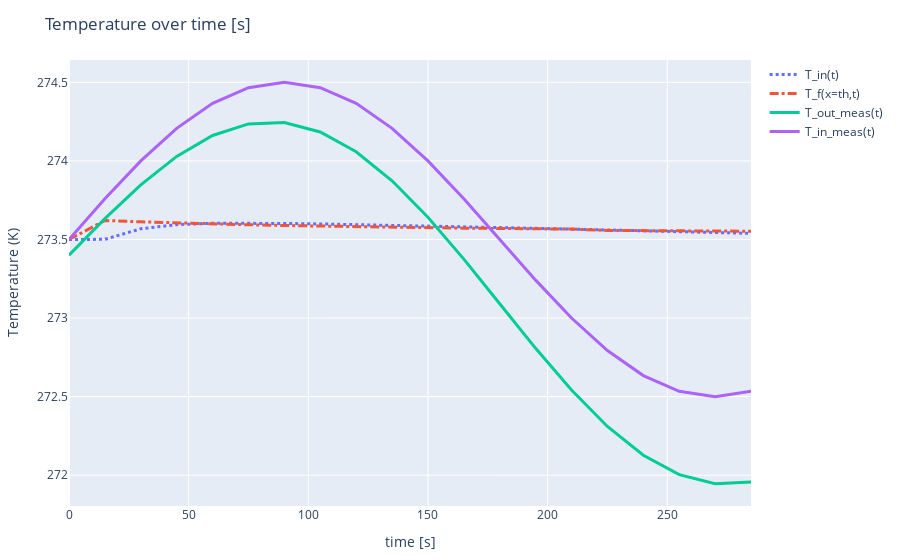

The notebook cell saved with this chart:
### Code cell
labels = ["T_in(t)","T_f(x=th,t)","T_out_meas(t)","T_in_meas(t)"];
vals = [T_in[1:end-1], T_f[end, 1:end-1], T_out_meas[1:end-1], T_in_meas[1:end-1]]
linewidths = [3,3,3,3]
dashtypes = ["dot", "dashdot", "none", "none"]


traces = [PlotlyJS.scatter(x=vec(time_val),  y=val, mode="lines", name=label, line=attr(width=lw, dash=dt)) for (val,label, lw, dt) in zip(vals, labels, linewidths, dashtypes)];


p3 = PlotlyJS.plot(traces, Layout(;title="Temperature over time [s]", showlegend=true, xaxis_title=" time [s]", yaxis_title="Temperature (K)" ),  config=PlotConfig(scrollZoom=false));
p3

### Figure 1 — Plotly figure (JSON) as saved in the notebook; plotly's stock layout.template omitted (floating-point values rounded to 4 significant figures)
{"data": [{"line": {"dash": "dot", "width": 3}, "mode": "lines", "name": "T_in(t)", "type": "scatter", "x": [0, 15, 30, 45, 60, 75, 90, 105, 120, 135, 150, 165, 180, 195, 210, 225, 240, 255, 270, 285, 300], "y": [273.5, 273.5, 273.6, 273.6, 273.6, 273.6, 273.6, 273.6, 273.6, 273.6, 273.6, 273.6, 273.6, 273.6, 273.6, 273.6, 273.6, 273.5, 273.5, 273.5]}, {"line": {"dash": "dashdot", "width": 3}, "mode": "lines", "name": "T_f(x=th,t)", "type": "scatter", "x": [0, 15, 30, 45, 60, 75, 90, 105, 120, 135, 150, 165, 180, 195, 210, 225, 240, 255, 270, 285, 300], "y": [273.5, 273.6, 273.6, 273.6, 273.6, 273.6, 273.6, 273.6, 273.6, 273.6, 273.6, 273.6, 273.6, 273.6, 273.6, 273.6, 273.6, 273.6, 273.6, 273.6]}, {"line": {"dash": "none", "width": 3}, "mode": "lines", "name": "T_out_meas(t)", "type": "scatter", "x": [0, 15, 30, 45, 60, 75, 90, 105, 120, 135, 150, 165, 180, 195, 210, 225, 240, 255, 270, 285, 300], "y": [273.4, 273.6, 273.8, 274.0, 274.2, 274.2, 274.2, 274.2, 274.1, 273.9, 273.6, 273.4, 273.1, 272.8, 272.5, 272.3, 272.1, 272.0, 271.9, 272.0]}, {"line": {"dash": "none", "width": 3}, "mode": "lines", "name": "T_in_meas(t)", "type": "scatter", "x": [0, 15, 30, 45, 60, 75, 90, 105, 120, 135, 150, 165, 180, 195, 210, 225, 240, 255, 270, 285, 300], "y": [273.5, 273.8, 274, 274.2, 274.4, 274.5, 274.5, 274.5, 274.4, 274.2, 274, 273.8, 273.5, 273.2, 273, 272.8, 272.6, 272.5, 272.5, 272.5]}], "layout": {"margin": {"b": 50, "l": 50, "r": 50, "t": 60}, "showlegend": true, "title": "Temperature over time [s]", "xaxis": {"title": {"text": " time [s]"}}, "yaxis": {"title": {"text": "Temperature (K)"}}}}
